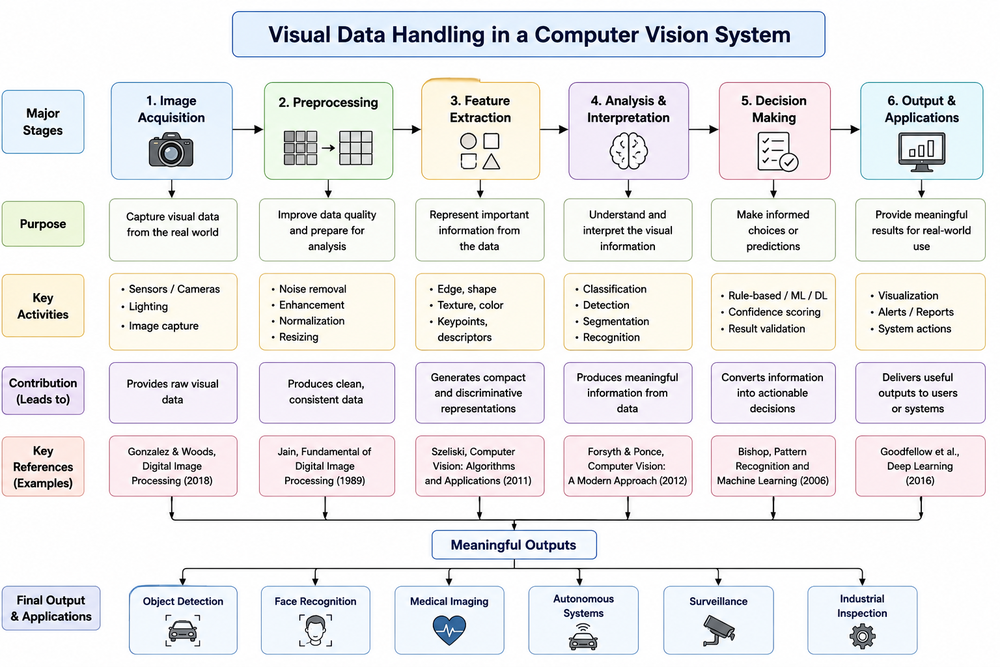
#> input picture C01/AT2/Q02/at2 q2.png, 1000 x 667 px, shrunk from 1536 x 1024 before the run, given in place of Screenshot 2026-07-13 143119.png, which was not available
$ python exp_11.py
#> lines starting #> are read from the running program, lines starting #| are printed output that depends on the picture; pictures that were not available may be replaced by others from this repository, and a replacement may not be noted
# -*- coding: utf-8 -*-
"""exp-11

Automatically generated by Colab.

Original file is located at
    https://colab.research.google.com/drive/1U21l0Uh8unUwvN2fnXzhNjm0l0NGqdvl
"""

from google.colab import files
uploaded = files.upload()
#> the answer given: at2 q2.png

import cv2
import numpy as np
import matplotlib.pyplot as plt

# Use the uploaded image path
image_path = 'Screenshot 2026-07-13 143119.png'

img = cv2.imread(image_path)
#> img is the input picture: shape (667, 1000, 3); mean B, G, R 235.2, 234.2, 234.6

if img is None:
    print(f"Error: Could not load image from {image_path}. Please make sure the file exists and is accessible.")
else:
    rows, cols = img.shape[:2]
#> rows = 667; cols = 1000

    # Define the affine transformation matrix for a translation
    # The values 1000 and 500 were causing the image to be translated completely out of view
    # when combined with original image dimensions (rows, cols) being the warpAffine size.
    # Let's use smaller, more visible translation values for demonstration.
    # For a translation of (tx, ty), the matrix is: [[1, 0, tx], [0, 1, ty]]
    tx = 50  # Translate 50 pixels right
    ty = 30  # Translate 30 pixels down
    M = np.float32([[1, 0, tx], [0, 1, ty]])

    # Perform the affine transformation
    # The output image size (cols, rows) ensures the transformed image fits within the original dimensions.
    affine_img = cv2.warpAffine(img, M, (cols, rows))
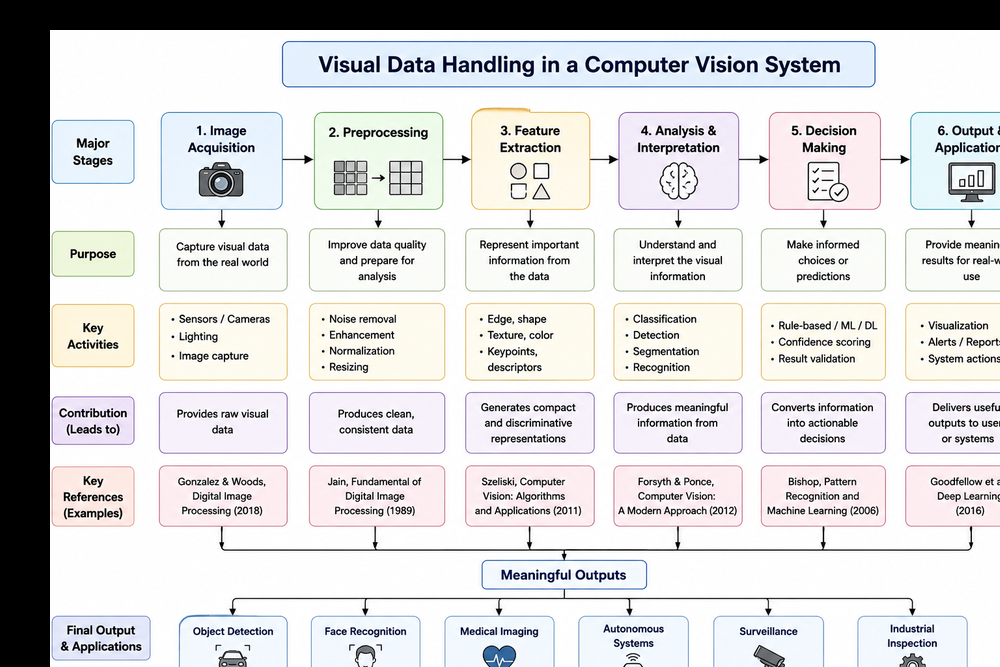
#> affine_img: shape (667, 1000, 3); mean B, G, R 212.2, 211.4, 212

    # Convert images from BGR to RGB for correct display with matplotlib
    img_rgb = cv2.cvtColor(img, cv2.COLOR_BGR2RGB)
    affine_img_rgb = cv2.cvtColor(affine_img, cv2.COLOR_BGR2RGB)

    # Display the original and transformed images using matplotlib
    plt.figure(figsize=(12, 6))

    plt.subplot(1, 2, 1)
    plt.imshow(img_rgb)
    plt.title('Original Image')
    plt.axis('off')

    plt.subplot(1, 2, 2)
    plt.imshow(affine_img_rgb)
    plt.title(f'Affine Transformed (Tx={tx}, Ty={ty})')
    plt.axis('off')

    plt.show()
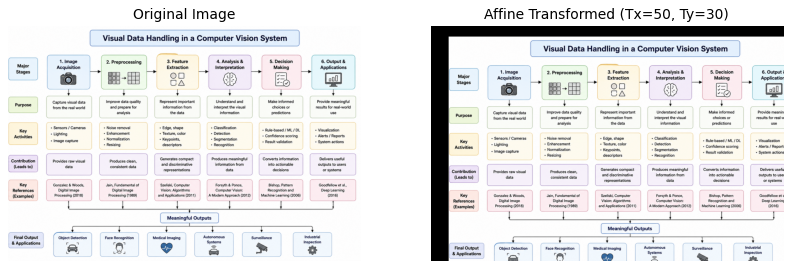
#> figure drawn by matplotlib, 2 panels

    # If you still want to save the transformed image to disk, uncomment the line below:
    # cv2.imwrite('Affine_Transformed.jpg', affine_img)

$ run again, on C01/AT2/Q03/at2 q3.png
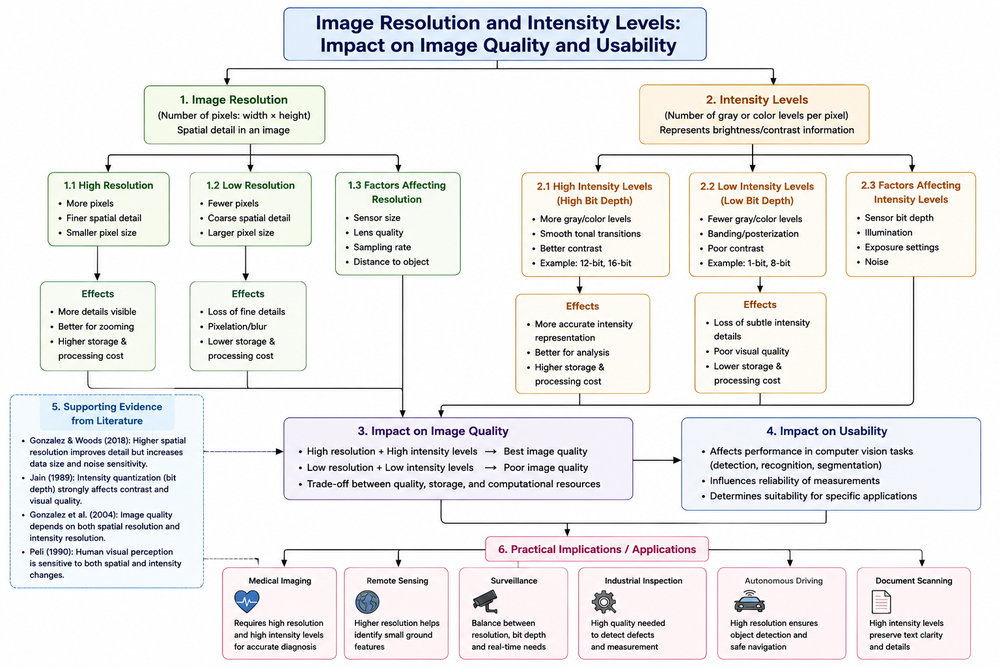
#> input picture C01/AT2/Q03/at2 q3.png, 1000 x 667 px, shrunk from 1536 x 1024 before the run, given in place of Screenshot 2026-07-13 143119.png, which was not available
#> img is the input picture: shape (667, 1000, 3); mean B, G, R 236.6, 236.5, 237.2
#> `affine_img = cv2.warpAffine(img, M, (cols, rows))`:
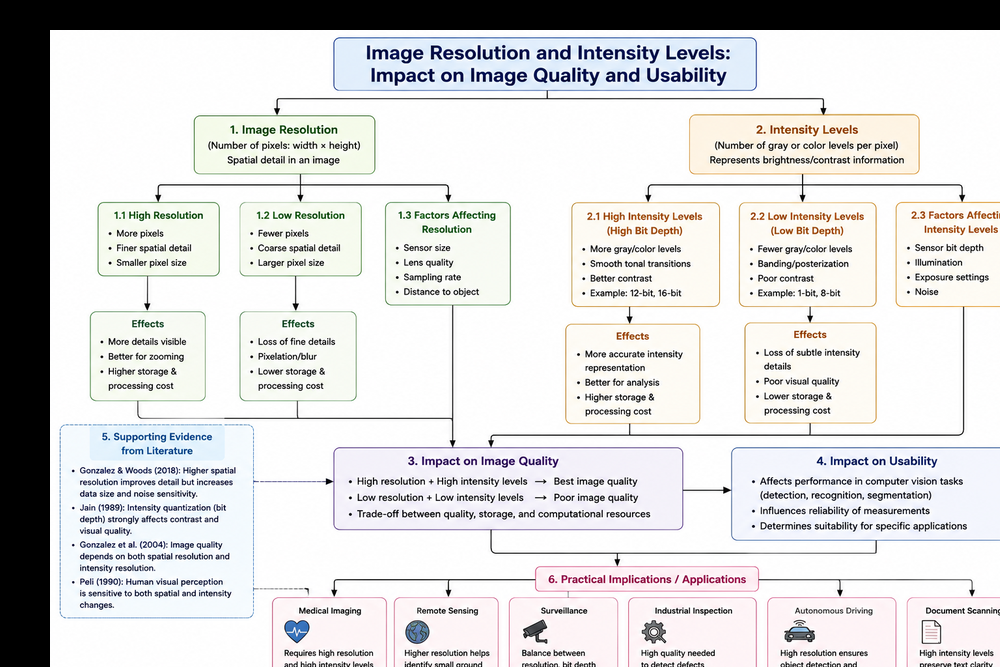
#> affine_img: shape (667, 1000, 3); mean B, G, R 213.8, 213.8, 214.2
#> `plt.show()`:
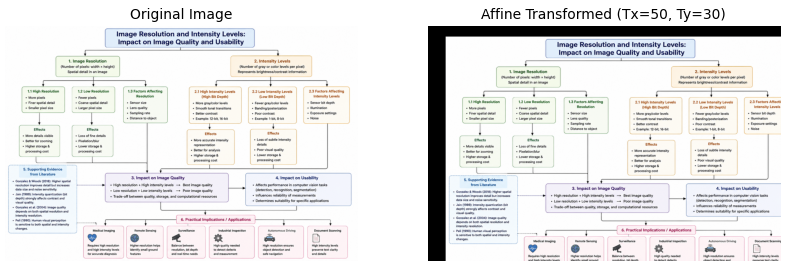
#> figure drawn by matplotlib, 2 panels
